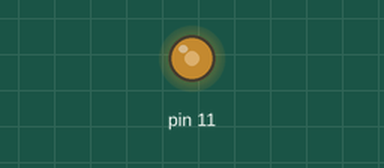
Simulated run of this sketch. Board: Arduino Uno, built with avr-gcc and run on an emulated ATmega328P. Parts: output pins drawn as LEDs (lit = HIGH).

Above: at 0.05 s.
Timing chart, 0 to 3.0 s (numbered marks = the images above):
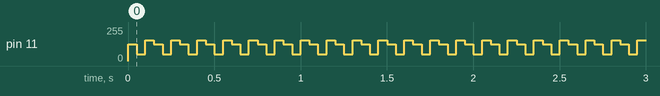

The sketch:

LED.ino
```cpp
#include "LED.h"

void setup() {
  // put your setup code here, to run once:
  initLED(11);

}

void loop() {
  // put your main code here, to run repeatedly:
  ledBright();
}
```

Measured:
- by itself, pin 11: repeats every 0.15 s: 50/255 0.05 s, 155/255 0.05 s, 125/255 0.05 s
